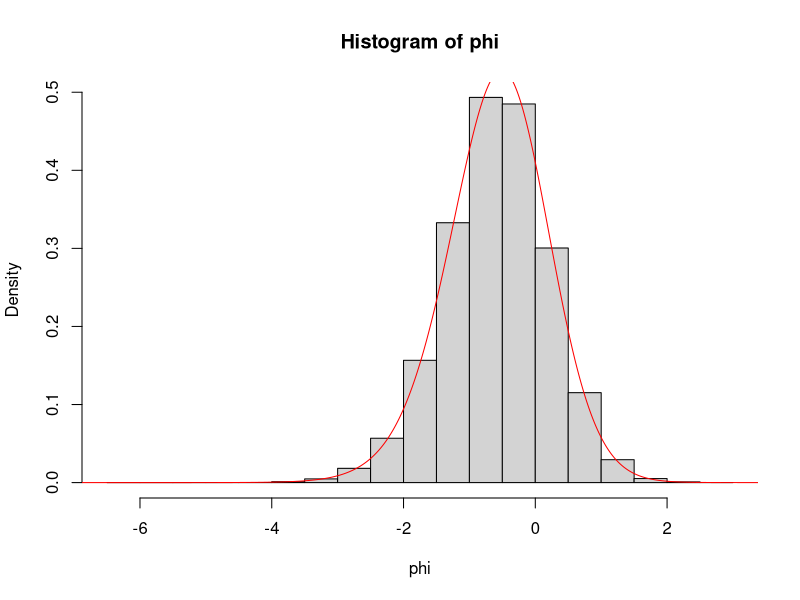

Reproduce this figure in R.
dbetaLogit <- function(phi, shape1, shape2, log = FALSE){
  if (log == FALSE){
    # Computing the density
     density <- dbeta(exp(phi)/(1+exp(phi)), shape1, shape2, log = FALSE)
     jacobian <- exp(phi)/(1+exp(phi))^2
     return(density*jacobian)
  }else{
      # Computing log density
      logDensity <- dbeta(exp(phi)/(1+exp(phi)), shape1, shape2, log = TRUE)
      logJacobian <- phi - 2*log(1+exp(phi))
      return(logDensity + logJacobian)
  }
}

# Checking that I did the right thing by comparing my density with histogram of simulated draws
theta <- rbeta(n= 100000, shape1 = 3, shape2 = 5)
phi = log(theta/(1-theta))
hist(phi, 30, freq = FALSE)
trueDens <- dbetaLogit(seq(-10,10,by=.01), shape1 = 3, shape2 = 5)
lines(seq(-10,10,by=.01), trueDens, col = "red")